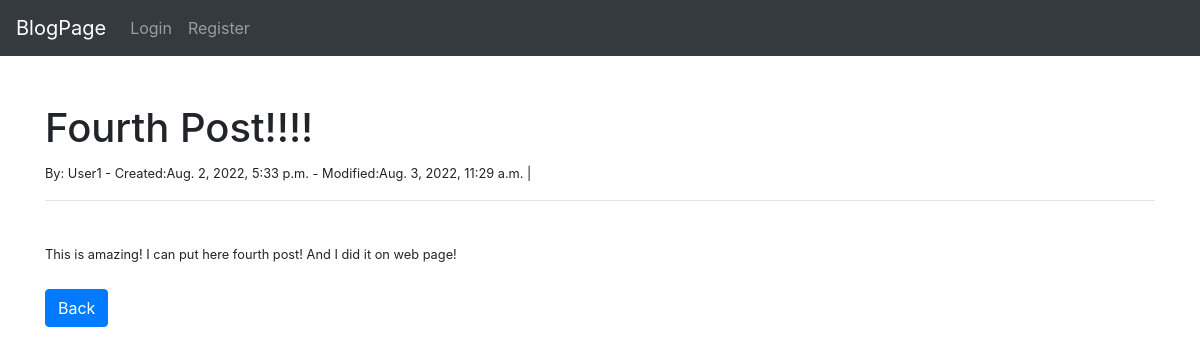
/posts/post_detail/5, run on the app's committed database.
### posts/models.py (models this page shows, shortened)
class Post(models.Model):
    title = models.CharField(max_length=50)
    content = models.TextField()
    created = models.DateTimeField(auto_now_add=True)
    modified = models.DateTimeField(auto_now=True)
    author = models.ForeignKey(
        'posts.Author',
        on_delete=models.CASCADE,
        null=True,
        blank=True
    )

class Author(models.Model):
    nick = models.CharField(max_length=50, blank=True, null=True, unique=True)
    email = models.EmailField(
        max_length=255,
        unique=True
    )
    def __str__ (self):
        return self.nick

### posts/views.py (the view)
# urls.py: path('post_detail/<int:pk>', PostDetailView.as_view(), name='post_details'),
class PostDetailView(DetailView):
    model = Post
    template_name = 'post_details.html'

### posts/templates/post_details.html (shortened to what this page needs)
{% extends 'base.html' %}
{% block content %}
<h1>{{ post.title }}</h1>
<small>By: {{ post.author }}  -  Created:{{ post.created }}  -  Modified:{{ post.modified }} |
<br>
<hr>
<br>
{{ post.content }}
<br>
<br>
<a href="{% url 'home' %}" class="btn btn-primary">Back</a>
{% endblock %}

### data on the page
Post: title "Fourth Post!!!!", author "User1", created "Aug. 2, 2022, 5:33 p.m.", modified "Aug. 3, 2022, 11:29 a.m.", content "This is amazing! I can put here fourth post! And I did it on web page!"
